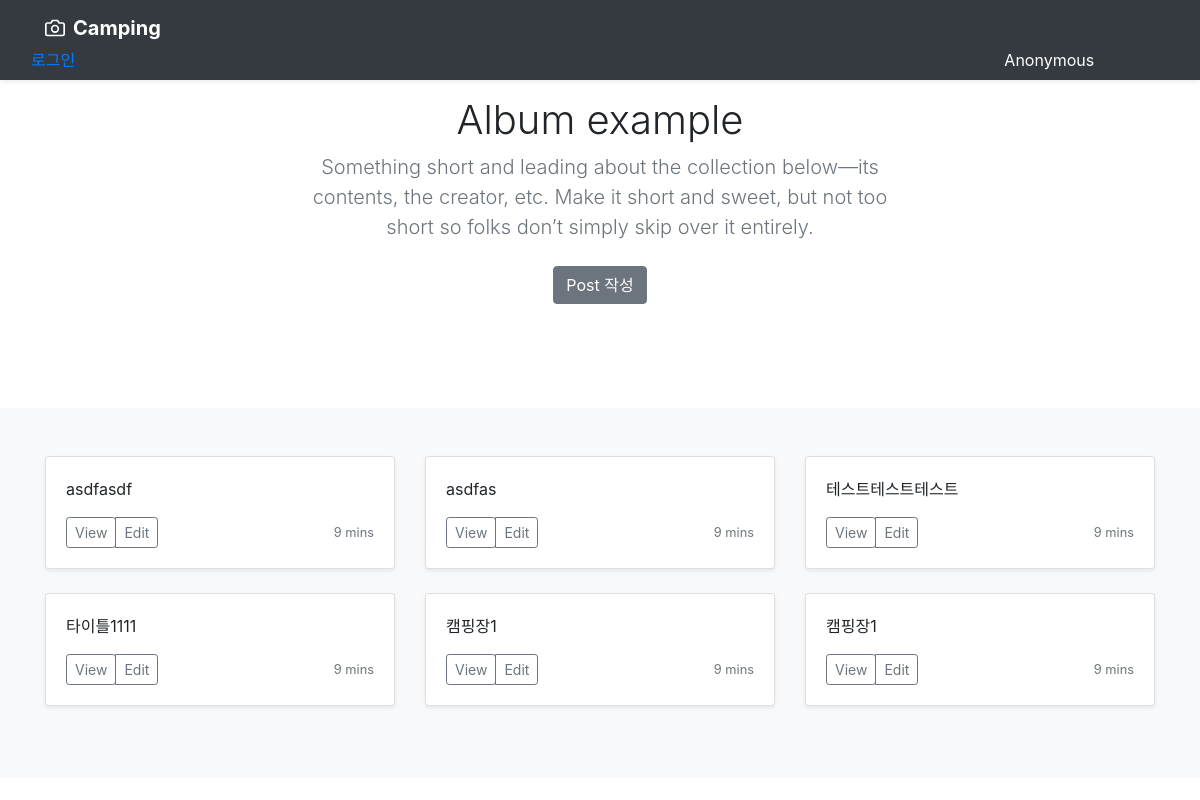
Page /camping/ on the committed database.
### camping/models.py (models this page shows, shortened)
class Post(models.Model):
    title = models.CharField(max_length=20)
    review = models.TextField()
    author = models.ForeignKey(settings.AUTH_USER_MODEL, on_delete=models.CASCADE)
    class CampingKindChoice(models.TextChoices):
        CAR = 'C', _('차박')
        AUTO = 'A', _('오토캠핑')
        OUTFILED = 'O', _('노지')
    kind_of_camping = models.CharField(
        max_length=1,
        choices=CampingKindChoice.choices,
        default="N",
    )
    visited_at = models.DateTimeField()
    created_at = models.DateTimeField(auto_now_add=True)
    updated_at = models.DateTimeField(auto_now=True)
    class Meta:
        ordering = ("-updated_at",)
    class QuietChoice(models.TextChoices):
        HIGH = 'High', _('시끄러움')
        LOW = 'Low', _('조용조용')
        MIDDLE = 'Middle', _('중간쯔음?')
    quiet = models.CharField(
        max_length=6,
        choices=QuietChoice.choices,
    )
    class SiteParking(models.TextChoices):
        CAN = 'CAN', _('가능')
        CANNOT = 'CANNOT', _('불가능')
        DONTKNOW = 'DONTKNOW', _('모름')
    site_parking = models.CharField(
        max_length=8,
        choices=SiteParking.choices,
    )
    class GroundChoice(models.TextChoices):
        CAN = 'CAN', _('가능')
        CANNOT = 'CANNOT', _('불가능')
        DONTKNOW = 'DONTKNOW', _('모름')
    ground = models.CharField(
        max_length=8,
        choices=GroundChoice.choices,
    )
    class AnimalChoice(models.TextChoices):
        CAN = 'CAN', _('가능')
        CANNOT = 'CANNOT', _('불가능')
        DONTKNOW = 'DONTKNOW', _('모름')
    animal = models.CharField(
        max_length=8,
        choices=AnimalChoice.choices,
    )
    class CampFireChoice(models.TextChoices):
        CAN = 'CAN', _('가능')
        CANNOT = 'CANNOT', _('불가능')
        DONTKNOW = 'DONTKNOW', _('모름')
    camp_fire = models.CharField(
        max_length=8,
        choices=CampFireChoice.choices,
    )
    class CampViewChoice(models.TextChoices):
        FOREST = 'FOREST', _('숲쀼~~')
        OCEAN = 'OCEAN', _('오션뷰')
        RIVER = 'RIVER', _('계곡뷰~~~!!')
        SHIT = 'SHIT', _('똥망')
        OTHERS = 'OTHERS', _('기타')
    camp_view = models.CharField(
        max_length=6,
        choices=CampViewChoice.choices,
    )

### camping/views.py (the view)
# urls.py: path("", index, name="index"),
def index(request):
    post_list = Post.objects.all()
    image_list = Photos.objects.all()
    context = {
        "post_list" : post_list,
        "image_list" : image_list,
    }
    return render(request, "camping/index.html", context)

### templates/camping/index.html (shortened to what this page needs)
{% extends 'layout.html' %}
{% load static %}
{% load thumbnail %}
{% block head %}
{{ block.super }}
{% endblock %}
{% block content %}
{% include 'includes/jumbotron.html' %}
<main role="main">
  <div class="album py-5 bg-light">
    <div class="container">
      <div class="row">
        {% for post in post_list %}
        <div class="col-md-4">
          <div class="card mb-4 shadow-sm">
            <div class="card-body">
              <p class="card-text">{{ post.title }}</p>
              <div class="d-flex justify-content-between align-items-center">
                <div class="btn-group">
                  <a href="{% url 'camping:detail' pk=post.pk %}">
                    <button
                      type="button"
                      class="btn btn-sm btn-outline-secondary"
                    >
                      View
                    </button>
                  </a>
                  <button
                    type="button"
                    class="btn btn-sm btn-outline-secondary"
                  >
                    Edit
                  </button>
                </div>
                <small class="text-muted">9 mins</small>
              </div>
            </div>
          </div>
        </div>
        {% endfor %}
      </div>
    </div>
  </div>
</main>
{% endblock %}

### rows in the picture
Post: title "asdfasdf"
Post: title "asdfas"
Post: title "테스트테스트테스트"
Post: title "타이틀1111"
Post: title "캠핑장1"
Post: title "캠핑장1"
